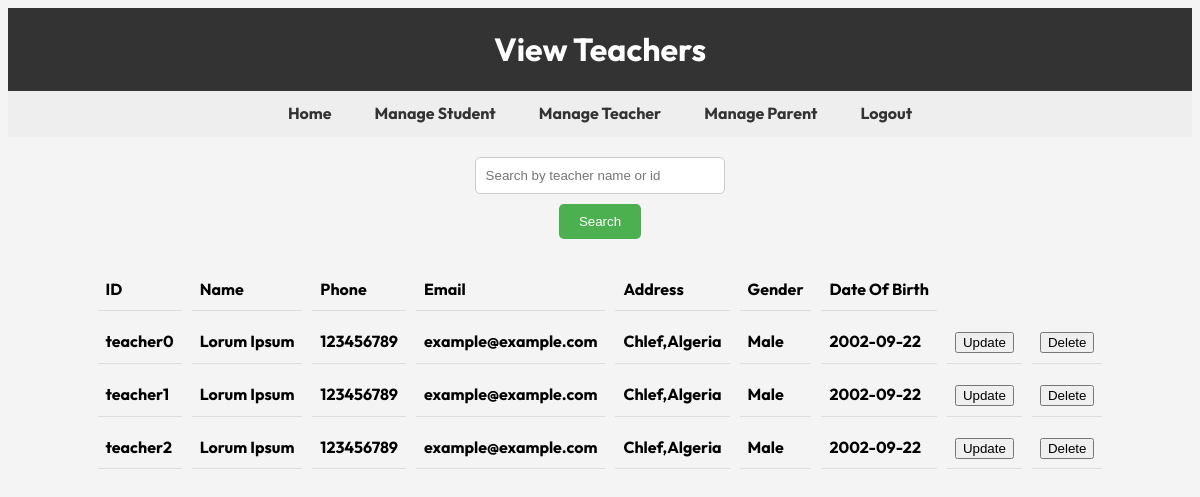
Page /users/admin/teacher-View.php on the committed database.
### tables this page shows
CREATE TABLE IF NOT EXISTS `teachers` (
  `id` varchar(20) NOT NULL,
  `name` varchar(20) NOT NULL,
  `password` varchar(20) NOT NULL,
  `phone` varchar(13) NOT NULL,
  `email` varchar(20) NOT NULL,
  `address` varchar(30) NOT NULL,
  `sex` varchar(7) NOT NULL,
  `dob` date NOT NULL
);

### users/admin/teacher-View.php (the view, shortened to what this page needs)
<?php
include_once('../../db-connect.php');
$search = (isset($_GET['search'])) ? $_GET['search'] : '';
$sql = "SELECT * FROM teachers";
$result = mysqli_query($link, $sql);
?>
<!DOCTYPE html>
<html lang="en">
<head>
    <link rel="stylesheet" href="../../sources/css/styles.css">
</head>
<body>
<header>
    <h1>View Teachers</h1>
</header>
<?php include("navBar.php");?>
<form method="get" class="searchForm" action="">
    <input type="text" class="search" name="search" placeholder="Search by teacher name or id" value="<?php echo $search; ?>">
    <input type="submit" value="Search">
</form>
<table>
    <tr>
        <th class="viewTable">ID</th>
        <th class="viewTable">Name</th>
        <th class="viewTable">Phone</th>
        <th class="viewTable">Email</th>
        <th class="viewTable">Address</th>
        <th class="viewTable">Gender</th>
        <th class="viewTable">Date Of Birth</th>
    </tr>
    <?php while($row = mysqli_fetch_assoc($result)) { ?>
        <tr>
            <td class="viewTable"><?php echo $row['id']; ?></td>
            <td class="viewTable"><?php echo $row['name']; ?></td>
            <td class="viewTable"><?php echo $row['phone']; ?></td>
            <td class="viewTable"><?php echo $row['email']; ?></td>
            <td class="viewTable"><?php echo $row['address']; ?></td>
            <td class="viewTable"><?php echo $row['sex']; ?></td>
            <td class="viewTable"><?php echo $row['dob']; ?></td>
            <td class="viewTable"><a href="teacher-Update.php?id=<?php echo $row['id']; ?>"><button>Update</button></a></td>
            <td class="viewTable"><a href="teacher-Delete.php?id=<?php echo $row['id']; ?>"><button>Delete</button></a></td>
        </tr>
    <?php } ?>
</table>
</body>
</html>

### sources/css/styles.css (style rules this page uses)
body { font-family: Outfit, sans-serif; font-weight: bold; line-height: 1.6; background-color: #f4f4f4; }
header { background-color: #333; color: white; padding: 1em 0; text-align: center; }
form { display: flex; justify-content: center; align-items: center; margin: 20px; }
form.searchForm { margin-top: 20px; display: flex; justify-content: center; align-items: center; flex-direction: column; }
header h1 { margin: 0; }
input[type="text"], input[type="password"] { width: 100%; padding: 8px; border: 1px solid #ccc; border-radius: 5px; margin-bottom: 10px; }
input[type="submit"] { background-color: #4CAF50; color: white; padding: 10px 20px; border: none; cursor: pointer; border-radius: 5px; }
input.search { width: 20%; padding: 10px; border: 1px solid #ccc; border-radius: 5px; margin-bottom: 10px; }
table { margin: 0 auto; width: 500px; border-collapse: collapse; border-radius: 10px; }
table { border-spacing: 10px; border-collapse: separate; }
th, td { padding: 8px; text-align: left; border-bottom: 1px solid #ddd; }
table th.viewTable, table td.viewTable { width: 250px; overflow: hidden; white-space: nowrap; }

### rows in the picture
teachers: id "teacher0", name "Lorum Ipsum", phone "123456789", email "example@example.com", address "Chlef,Algeria", sex "Male", dob "2002-09-22"
teachers: id "teacher1", name "Lorum Ipsum", phone "123456789", email "example@example.com", address "Chlef,Algeria", sex "Male", dob "2002-09-22"
teachers: id "teacher2", name "Lorum Ipsum", phone "123456789", email "example@example.com", address "Chlef,Algeria", sex "Male", dob "2002-09-22"
